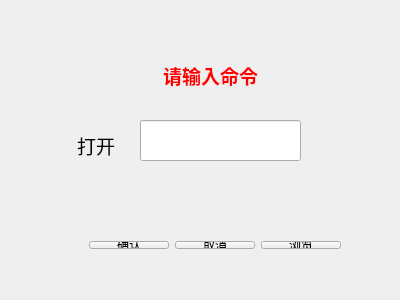
<?xml version="1.0" encoding="UTF-8"?>
<ui version="4.0">
 <class>Widget</class>
 <widget class="QWidget" name="Widget">
  <property name="geometry">
   <rect>
    <x>0</x>
    <y>0</y>
    <width>400</width>
    <height>300</height>
   </rect>
  </property>
  <property name="windowTitle">
   <string>Widget</string>
  </property>
  <widget class="QLabel" name="label">
   <property name="geometry">
    <rect>
     <x>150</x>
     <y>60</y>
     <width>121</width>
     <height>31</height>
    </rect>
   </property>
   <property name="text">
    <string>&lt;html&gt;&lt;head/&gt;&lt;body&gt;&lt;p align=&quot;center&quot;&gt;&lt;span style=&quot; font-size:14pt; font-weight:600; color:#ff0000;&quot;&gt;请输入命令&lt;/span&gt;&lt;/p&gt;&lt;/body&gt;&lt;/html&gt;</string>
   </property>
  </widget>
  <widget class="QLabel" name="label_2">
   <property name="geometry">
    <rect>
     <x>60</x>
     <y>130</y>
     <width>72</width>
     <height>31</height>
    </rect>
   </property>
   <property name="text">
    <string>&lt;html&gt;&lt;head/&gt;&lt;body&gt;&lt;p align=&quot;center&quot;&gt;&lt;span style=&quot; font-size:14pt;&quot;&gt;打开&lt;/span&gt;&lt;/p&gt;&lt;/body&gt;&lt;/html&gt;</string>
   </property>
  </widget>
  <widget class="QLineEdit" name="lineEdit">
   <property name="geometry">
    <rect>
     <x>140</x>
     <y>120</y>
     <width>161</width>
     <height>41</height>
    </rect>
   </property>
  </widget>
  <widget class="QWidget" name="">
   <property name="geometry">
    <rect>
     <x>50</x>
     <y>230</y>
     <width>302</width>
     <height>30</height>
    </rect>
   </property>
   <layout class="QHBoxLayout" name="horizontalLayout">
    <item>
     <spacer name="horizontalSpacer">
      <property name="orientation">
       <enum>Qt::Horizontal</enum>
      </property>
      <property name="sizeHint" stdset="0">
       <size>
        <width>40</width>
        <height>20</height>
       </size>
      </property>
     </spacer>
    </item>
    <item>
     <widget class="QPushButton" name="pushButton">
      <property name="text">
       <string>确认</string>
      </property>
     </widget>
    </item>
    <item>
     <widget class="QPushButton" name="pushButton_2">
      <property name="text">
       <string>取消</string>
      </property>
     </widget>
    </item>
    <item>
     <widget class="QPushButton" name="pushButton_3">
      <property name="text">
       <string>浏览</string>
      </property>
     </widget>
    </item>
   </layout>
  </widget>
 </widget>
 <layoutdefault spacing="6" margin="11"/>
 <resources/>
 <connections/>
</ui>
